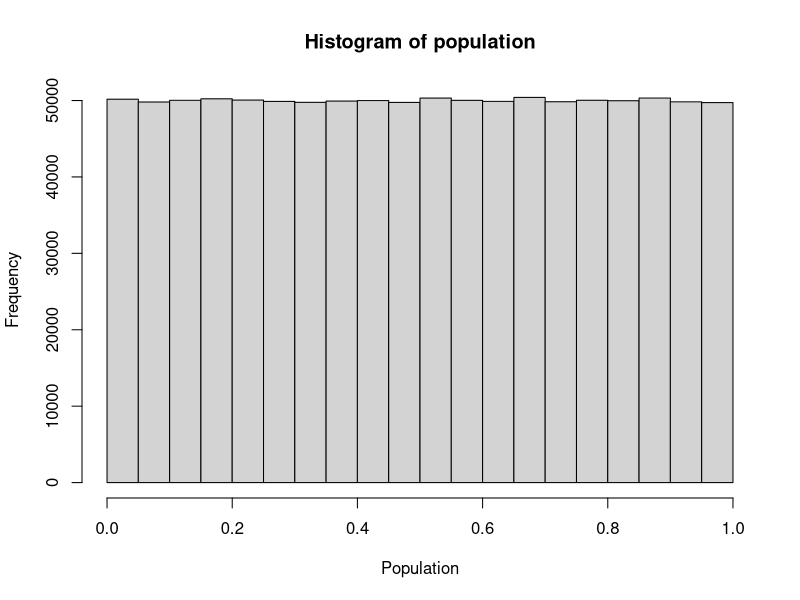
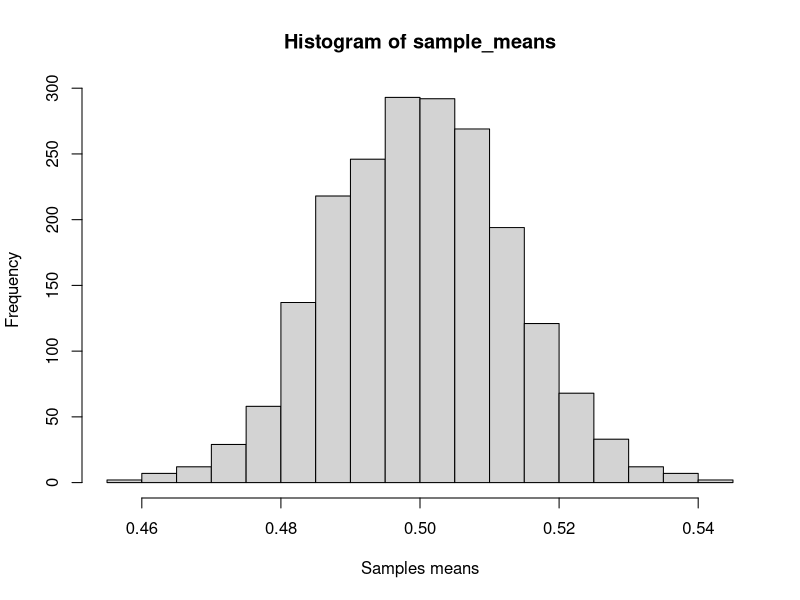

Write R code to recreate these figures, in order. (Note: this script raises an error after producing the figures.)
library("e1071")

### 1. Probability theory techniques

## 1.1 Creating data samples
# LO:   Create random sample of data using simple and stratified approach.
#       Retrieve a random sample from a data frame.
#       Produce a random sample from normal, t, binomial and chi-squared distributions.

    # Simple random sampling
    sample(1:100, 5)
    
    # stratified sampling
    library("dplyr")
    set.seed(1)
    
    sample_iris <- iris %>%
        group_by(Species) %>%
        sample_n(10)
    
    # random permutation of a vector
    sample(1:10)
    
    # distributions
    # rnorm etc.

## 1.2 Probability of discrete and continuous distributions
# LO:   Compute probabilities and convert probabilities to quantiles.
#       Plot frequency charts and histograms.
    
dnorm(0)
pnorm(0)
qnorm(0.5)
rnorm(4)
    # and:
    # dt, pt, qt, rt | t distribution
    # dbinom, pbinom, qbinom, rbinom | Binomial distribution
    # dchisq, pchisq, qchisq, rchisq | Chi-Squared distribution
    # set.seed() for reproducibility

## 1.3 Central tendency, variation and shape measures
# LO:   Compute central tendency, variation and shape measures for a sample of data.

heights <- c(160, 170, 168, 172, 165, 180)

mean(heights)
median(heights)

var(heights)
sd(heights)

quantile(heights)

skewness(heights)
kurtosis(heights)    

### 2 Statistical tests

## 2.1 Confidence intervals
# LO:   Compute a confidence interval for a mean of a given sample of data.
    # forming a confidence interval for a mean
    x <- sample(1:1000, 50)
    t.test(x)
    
## 2.2 Cental Limit Theorem
# LO:   Demonstrate Central Limit Theorem on an example.
    population <- runif(10^6)
    
    sample_means <- colMeans(matrix(population, ncol = 2000))
    
    hist(population, xlab = "Population")
    hist(sample_means, xlab = "Samples means")
    
## 2.3 Hypothesis testing
# LO:   Apply t-Test to test the mean of a sample and to compare two means.
#       Apply Shapiro test to check normality of data.
    
    x <- rnorm(100)
    
    # testing the mean of a sample (t Test)
    t.test(x, mu = 0)
    
    # testing for normality
    shapiro.test(x)    
    
    # Comparing two means
    y <- rnorm(200)
    t.test(x, y)
    
## 2.4 Comparing more means (one-way ANOVA)
# LO:   Analyze if the groups have significantly different means.
    
oneway.test(x ~ f)
    
### 3. Regression
    
## 3.1 Covariance and correlation
# LO:   Compute correlation and covariance of two datasets.
#       Plot scatterplot of paired observations.
    
cor(x, y)
cov(x, y)

## 3.2 Linear regression
# LO:   Compute a linear regression model.
#       Explain obtained regression statistics.

    # simple linear regression
    y <- rnorm(100, 10, 20)
    x <- rnorm(100)
    m_s <- lm(y ~ x)    
    
    # multiple linear regression
    u <- rnorm(100, 5, 10)
    v <- rnorm(100, 2, 3)
    m_m <- lm(y ~ x + v + u)
    
    # regression statistics
    summary(m_s)
    
## 3.3 Evaluate regression model
# LO:   Predict values based on a linear model.
#       Evaluate correctness of predicted values.

    
## 3.4 Logistic regression
# LO:   Compute logistic regression model.

### 4 Interview tricks
    
## 4.1 Sneak peak into the data
# LO:   Display few rows a data frame.
#       Compute summary of a data frame.
    
    head(x)
    tail(x)
    
    # binning your data
    x <- rnorm(1000)
    breaks <- c(-3, -2, -1, 0, 1, 2, 3)
    f <- cut(x, breaks)
    summary(f)
    
    class(x)
    mode(x)
    str(x)
    
## 4.2 Visualizing data
# LO:   Visualize data using various plot types.
    
    # plot one variable
    plot(x)
    boxplot(x)
    hist(x, prob = TRUE)
    lines(density(x))
    
    discrete_sample <- sample(1:20, 50, replace = TRUE)
    plot(table(discrete_sample))
    
    qqnorm(x)
    qqline(x)
    
        # graphics
        abline(a = 0, b = 1)
        
    # plot two variables
    x <- rnorm(100, 0, 1)
    y <- rnorm(100, 1, 0.5)
    plot(x, y)
    
    m <- lm(y ~ x)
    plot(y ~ x)
    abline(m)
    
## 4.3 Missing data
# LO:   Compute statistics omitting missing data.
    
    name <- c("Anna", "Ben", NA)
    age  <- c(21, NA, 33)
    sex  <- c("Female", "Male", "Female") 
    dt   <- data.frame(name, age, sex)
    
    is.na(dt)
    sum(is.na(dt))
    mean(is.na(dt))
    na.omit(dt)
    mean(age, na.rm = TRUE)

## 4.4 Putting it all together
# LO:   Combine various statistical techniques to 

students <- as.data.frame(matrix(nrow = 1000, ncol = 4))
colnames(students) <- c("rand", "group", "height", "age")
students$height <- round(rnorm(1000, 170, 5))
students$age <- round(rnorm(1000, 13, 3))

# final exercise
    
# context:
# Let's combine together various statistical concepts that you have just refreshed. 
# The "students" dataset has been preloaded for this exercise and it contains students' age and height.
# Your task will be to analyze this dataset in preperation for your interview.
# Remember that you can divide data into random groups using several methods.
# For example you can use following method. Assume we've got 4 people:
# c("Anna", "Barbara", "Charlie", "David")
# Let's compute random number from range [1:4] and assign them to each person.
# sample(1:4)
# Even numbers will form the first group and odd numbers the second.



# instructions:
# * Check 6 first rows of "students" dataframe and compute quantiles and standard deviation of "age" variable.
# * Perform shapiro test to check normality of "height" variable and draw its histogram.
# * Divide all students into 3 random groups and check if means are significantly different basing on ANOVA.
# * Compute linear regression model (height explained by age) 


    # Look at few first rows of the "students" dataframe 
    head(students)

    # Calculate qunatiles and standard deviation of "age" variable
    quantile(students$age)
    sd(students$age)
    
    # Check if height of students follows normal distribution using shapiro test
    shapiro.test(group$height)    
    
    # Draw a histogram of height of students
    hist(students$height)
    
    # Divide all students into two groups. 
    # Firstly assign random number from range 1:1000 to variable "rand"
    set.seed(1)
    students$rand <- sample(1:1000)
    students$group <- (students$rand %% 3)
    
    # Draw boxplot of age split by groups
    boxplot(age ~ group, data = students)
    
    # Check if means are significantly different basing on one way ANOVA
    oneway.test(age ~ group, data = students)
    
    # Compute linear regression model explaining height by age
    m <- lm(height ~ age, data = students[1:(nrow(students)-1), ])
    
    # Draw scatterplot height against age
    plot(height ~ age, data = students[1:(nrow(students)-1), ])
    abline(m)
    
    # predict height of the last student
    predict(m, students[nrow(students),])
    